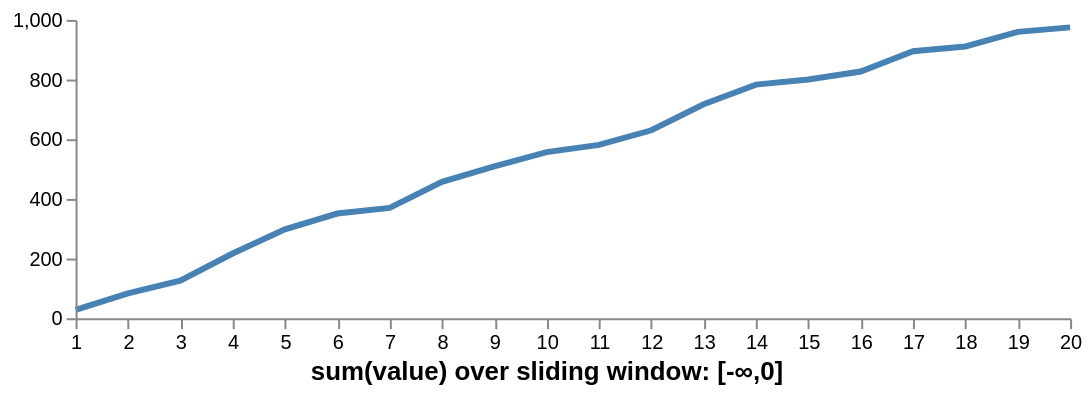

This figure's Vega-Lite source:
### Vega specification from a JSON file in a GitHub repository (floating-point values rounded to 4 significant figures)
{"$schema": "https://vega.github.io/schema/vega/v3.0.json", "width": 500, "height": 150, "padding": 5, "signals": [{"name": "aggregate", "value": "sum", "bind": {"input": "select", "options": ["sum", "count", "average", "median", "stdev"]}}, {"name": "frameStart", "value": null, "bind": {"input": "select", "options": [null, -5, -2, 0]}}, {"name": "frameEnd", "value": 0, "bind": {"input": "select", "options": [0, 2, 5, null]}}, {"name": "startLabel", "update": "if(frameStart == null, '-∞', frameStart)"}, {"name": "endLabel", "update": "if(frameEnd == null, '+∞', frameEnd)"}], "data": [{"name": "table", "values": [{"u": 1, "v": 28}, {"u": 2, "v": 55}, {"u": 3, "v": 43}, {"u": 4, "v": 91}, {"u": 5, "v": 81}, {"u": 6, "v": 53}, {"u": 7, "v": 19}, {"u": 8, "v": 87}, {"u": 9, "v": 52}, {"u": 10, "v": 48}, {"u": 11, "v": 24}, {"u": 12, "v": 49}, {"u": 13, "v": 87}, {"u": 14, "v": 66}, {"u": 15, "v": 17}, {"u": 16, "v": 27}, {"u": 17, "v": 68}, {"u": 18, "v": 16}, {"u": 19, "v": 49}, {"u": 20, "v": 15}], "transform": [{"type": "window", "sort": {"field": "u"}, "frame": [{"signal": "frameStart"}, {"signal": "frameEnd"}], "ops": [{"signal": "aggregate"}], "fields": ["v"], "as": ["value"]}]}], "scales": [{"name": "xscale", "type": "linear", "range": "width", "zero": false, "domain": {"data": "table", "field": "u"}}, {"name": "yscale", "type": "linear", "range": "height", "nice": true, "zero": true, "domain": {"data": "table", "field": "value"}}], "title": {"text": {"signal": "aggregate + '(value) over sliding window: [' + startLabel + ',' + endLabel + ']'"}, "orient": "bottom"}, "axes": [{"orient": "bottom", "scale": "xscale", "tickCount": 20, "zindex": 1}, {"orient": "left", "scale": "yscale", "tickCount": 5, "zindex": 1}], "marks": [{"type": "line", "from": {"data": "table"}, "encode": {"enter": {"x": {"scale": "xscale", "field": "u"}, "stroke": {"value": "steelblue"}, "strokeWidth": {"value": 3}}, "update": {"y": {"scale": "yscale", "field": "value"}}}}]}
